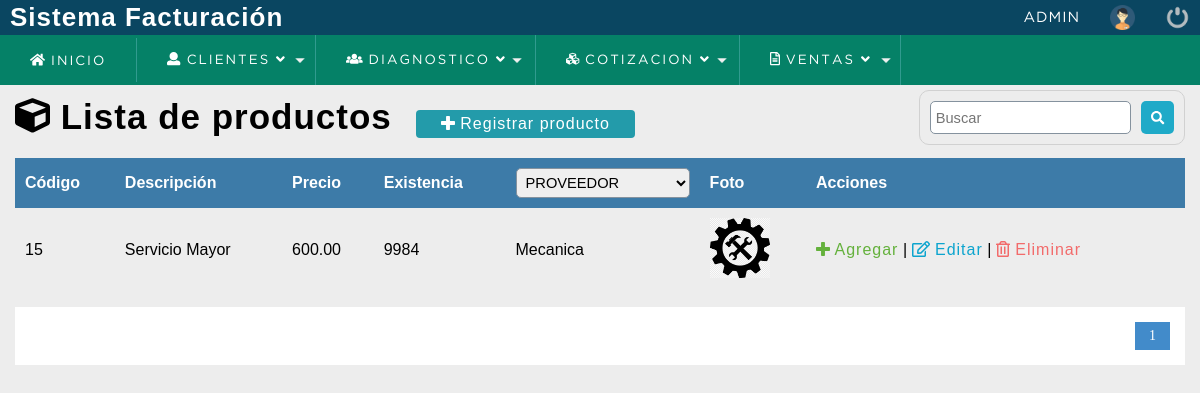
The page /sistema/lista_producto.php (signed in) on the database its author committed.
### tables this page shows
CREATE TABLE `producto` (
  `codproducto` int(11) NOT NULL,
  `descripcion` varchar(100) DEFAULT NULL,
  `proveedor` int(11) DEFAULT NULL,
  `precio` decimal(10,2) DEFAULT NULL,
  `existencia` int(11) DEFAULT NULL,
  `date_add` datetime NOT NULL DEFAULT current_timestamp(),
  `usuario_id` int(11) NOT NULL,
  `estatus` int(11) NOT NULL DEFAULT 1,
  `foto` text DEFAULT NULL
);

CREATE TABLE `proveedor` (
  `codproveedor` int(11) NOT NULL,
  `proveedor` varchar(100) DEFAULT NULL,
  `contacto` varchar(100) DEFAULT NULL,
  `telefono` bigint(20) DEFAULT NULL,
  `direccion` text DEFAULT NULL,
  `date_add` datetime NOT NULL DEFAULT current_timestamp(),
  `usuario_id` int(11) NOT NULL,
  `estatus` int(11) NOT NULL DEFAULT 1
);

### sistema/lista_producto.php (the view, shortened to what this page needs)
<?php
	include "../conexion.php";
 ?>
<!DOCTYPE html>
<html lang="es">
<head>
	<?php include "includes/scripts.php"; ?>
</head>
<body>
	<?php include "includes/header.php"; ?>
	<section id="container">
		<h1><i class="fas fa-cube"></i> Lista de productos</h1>
		<a href="registro_producto.php" class="btn_new btnNewProducto"><i class="fas fa-plus"></i> Registrar producto</a>
		<form action="buscar_productos.php" method="get" class="form_search">
			<input type="text" name="busqueda" id="busqueda" placeholder="Buscar">
			<button type="submit" class="btn_search"><i class="fas fa-search"></i></button>
		</form>
	<div class="containerTable">
		<table>
			<tr>
				<th>Código</th>
				<th>Descripción</th>
				<th>Precio</th>
				<th>Existencia</th>
				<th>
				<select name="proveedor" id="search_proveedor">
					<option value="" selected>PROVEEDOR</option>
				</select>
				</th>
				<th>Foto</th>
				<th>Acciones</th>
			</tr>
		<?php
			$sql_registe = mysqli_query($conection,"SELECT COUNT(*) as total_registro FROM producto WHERE estatus = 1 ");
			$result_register = mysqli_fetch_array($sql_registe);
			$total_registro = $result_register['total_registro'];
			$por_pagina = 50;
			if(empty($_GET['pagina']))
			{
				$pagina = 1;
			}else{
				$pagina = $_GET['pagina'];
			}
			$desde = ($pagina-1) * $por_pagina;
			$total_paginas = ceil($total_registro / $por_pagina);
			$query = mysqli_query($conection,"SELECT p.codproducto, p.descripcion, p.precio, p.existencia, pr.proveedor, p.foto
											FROM producto p
											INNER JOIN proveedor pr
											ON p.proveedor = pr.codproveedor
											WHERE p.estatus = 1 ORDER BY p.codproducto DESC LIMIT $desde,$por_pagina
				");
			$result = mysqli_num_rows($query);
			if($result > 0){
				while ($data = mysqli_fetch_array($query)) {
					if($data['foto'] != 'img_producto.png'){
						$foto = 'img/uploads/'.$data['foto'];
					}else{
						$foto = 'img/'.$data['foto'];
					}
			?>
				<tr class="row<?php echo $data["codproducto"]; ?>">
					<td><?php echo $data["codproducto"]; ?></td>
					<td><?php echo $data["descripcion"]; ?></td>
					<td class="celPrecio"><?php echo $data["precio"]; ?></td>
					<td class="celExistencia"><?php echo $data["existencia"]; ?></td>
					<td><?php echo $data["proveedor"]; ?></td>
					<td class="img_producto"><img src="<?php echo $foto; ?>" alt="<?php echo $data["descripcion"]; ?>"></td>
					<?php if($_SESSION['rol'] == 1 || $_SESSION['rol'] == 2){ ?>
					<td>
						<a class="link_add add_product" product="<?php echo $data["codproducto"]; ?>" href="#"><i class="fas fa-plus"></i> Agregar</a>
						|
						<a class="link_edit" href="editar_producto.php?id=<?php echo $data["codproducto"]; ?>"><i class="far fa-edit"></i> Editar</a>
						|
						<a class="link_delete del_product" href="#" product="<?php echo $data["codproducto"]; ?>"><i class="far fa-trash-alt"></i> Eliminar</a>
					</td>
					<?php } ?>
				</tr>
		<?php
				}
			}
		 ?>
		</table>
	</div>
		<div class="paginador">
			<ul>
			<?php
				for ($i=1; $i <= $total_paginas; $i++) {
					if($i == $pagina)
					{
						echo '<li class="pageSelected">'.$i.'</li>';
					}else{
						echo '<li><a href="?pagina='.$i.'">'.$i.'</a></li>';
					}
				}
			 ?>
			</ul>
		</div>
	</section>
</body>
</html>

### sistema/css/style.css (style rules this page uses)
* { margin: 0; padding: 0; box-sizing: border-box; }
body { background: #ededed; }
h1, h2, h3, h4, h5, h6 { font-family: 'arial'; font-weight: bold; letter-spacing: 1px; }
h1 { font-size: 26px; }
a { text-decoration: none; font-family: arial; letter-spacing: 1px; }
#container { padding: 90px 15px 15px; }
form { background: #FFF; margin: auto; padding: 20px 50px; border: 1px solid #d1d1d1; }
input,select { display: block; width: 100%; font-size: 11pt; padding: 5px; border: 1px solid #85929e; border-radius: 5px; }
#container h1 { font-size: 35px; display: inline-block; }
.btn_new { display: inline-block; background: #239baa; color: #FFF; padding: 5px 25px; border-radius: 4px; margin: 20px; }
table { border-collapse: collapse; font-size: 12pt; font-family: 'arial'; width: 100%; }
table th { text-align: left; padding: 10px; background: #3d7ba8; color: #FFF; }
table tr:nth-child(odd) { background: #FFF; }
table td { padding: 10px; }
.link_edit { color: #0ca4ce; }
.link_delete { color: #f26b6b; }
.link_add { color: #64b13c; }
.paginador ul { padding: 15px; list-style: none; background: #FFF; margin-top: 15px; display: -webkit-flex; display: -moz-flex; display: -ms-flex; display: -o-flex; display: flex; justify-content: flex-end; }
.paginador a, .pageSelected { color: #428bca; border: 1px solid #ddd; padding: 5px; display: inline-block; font-size: 14px; text-align: center; width: 35px; }
.pageSelected { color: #FFF; background: #428bca; border: 1px solid #428bca; }
.form_search { display: -webkit-flex; display: -moz-flex; display: -ms-flex; display: -o-flex; display: flex; float: right; background: initial; padding: 10px; border-radius: 10px; }
.form_search .btn_search { background: #1faac8; color: #FFF; padding: 10px; border: 0; cursor: pointer; margin-left: 10px; display: -webkit-flex; display: -moz-flex; display: -ms-flex; display: -o-flex; display: flex; border-radius: 5px; }
.img_producto img { width: 60px; height: auto; margin: auto; }

### rows shown on the page
producto: codproducto "15", descripcion "Servicio Mayor", precio "600.00", existencia "9984", proveedor.proveedor "Mecanica", foto (picture)

### other values the page prints
$_SESSION['user'] "ADMIN"
